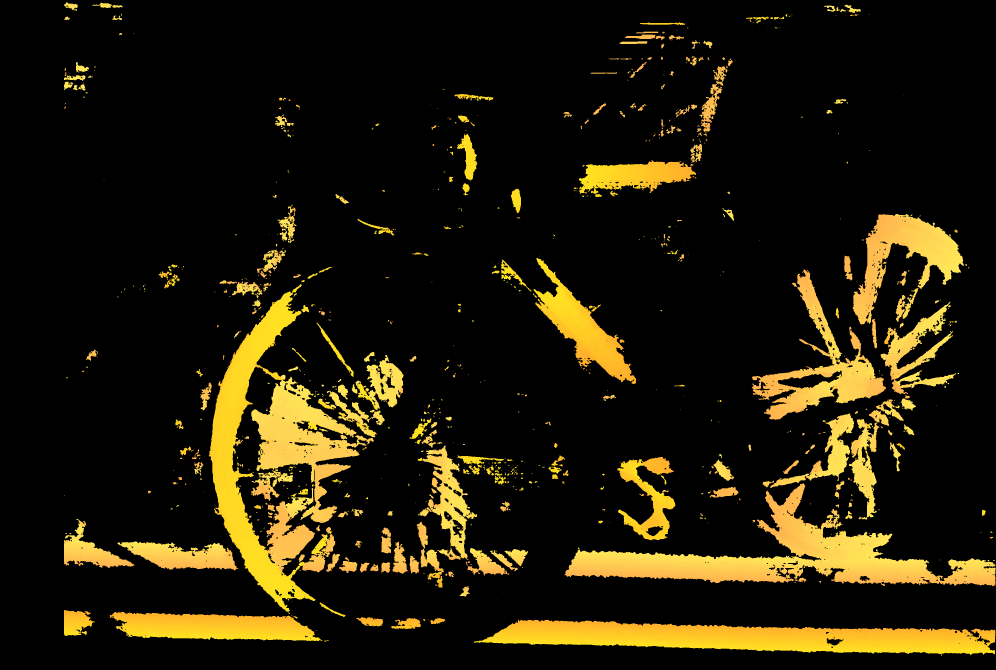
#> input picture main/down/img_1_uint8_2008x2988x3.png, 2988 x 2008 px, given in place of im0.png, which was not available (shown at 1/3 size)
$ python output.py
#> lines starting #> are read from the running program, lines starting #| are printed output that depends on the picture; pictures that were not available may be replaced by others from this repository, and a replacement may not be noted
#> in run_static, left is the input picture: shape (2008, 2988, 3); mean B, G, R 8.5, 27.5, 34
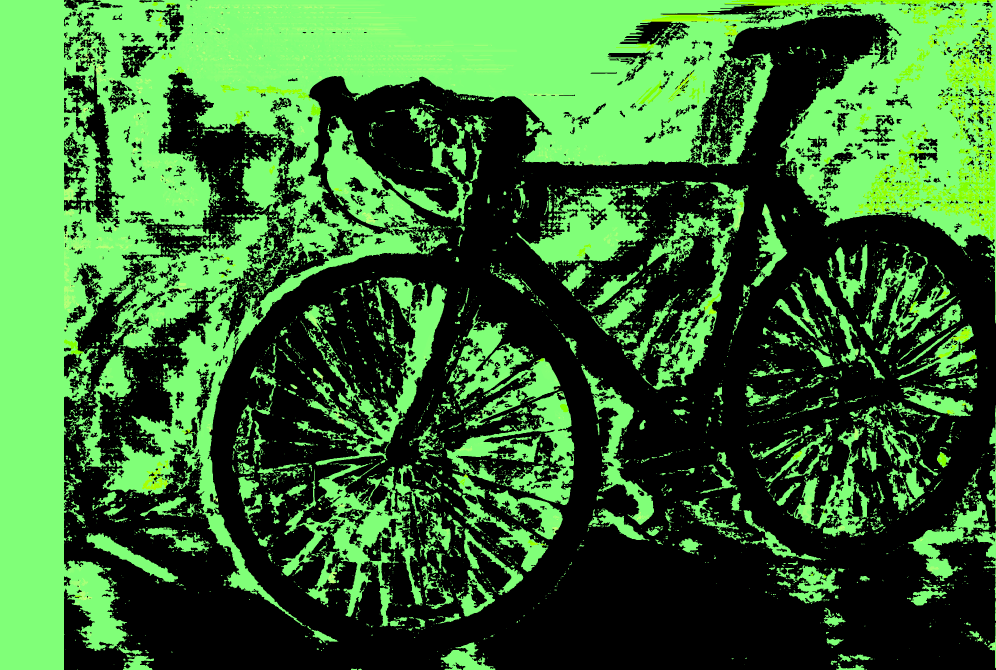
#> input picture main/down/img_2_uint8_2008x2988x3.png, 2988 x 2008 px, given in place of im1.png, which was not available (shown at 1/3 size)
#> in run_static, right is the input picture: shape (2008, 2988, 3); mean B, G, R 50.2, 110.2, 56
### depth_map.py
# depth_map.py

import cv2
import numpy as np

from input import (
    MODE,
    LEFT_IMAGE,
    RIGHT_IMAGE,
    LEFT_CAMERA_INDEX,
    RIGHT_CAMERA_INDEX
)


# =========================
# CONFIG
# =========================

FOCAL_LENGTH = 700      # pixels
BASELINE = 0.06         # meters


# =========================
# STEREO SGBM
# =========================

stereo = cv2.StereoSGBM_create(
    minDisparity=0,
    numDisparities=16 * 8,
    blockSize=5,
    P1=8 * 3 * 5**2,
    P2=32 * 3 * 5**2,
    disp12MaxDiff=1,
    uniquenessRatio=10,
    speckleWindowSize=100,
    speckleRange=32
)


# =========================
# DEPTH COMPUTATION
# =========================

def compute_depth(left_frame, right_frame):

    # Convert to grayscale
    gray_left = cv2.cvtColor(left_frame, cv2.COLOR_BGR2GRAY)
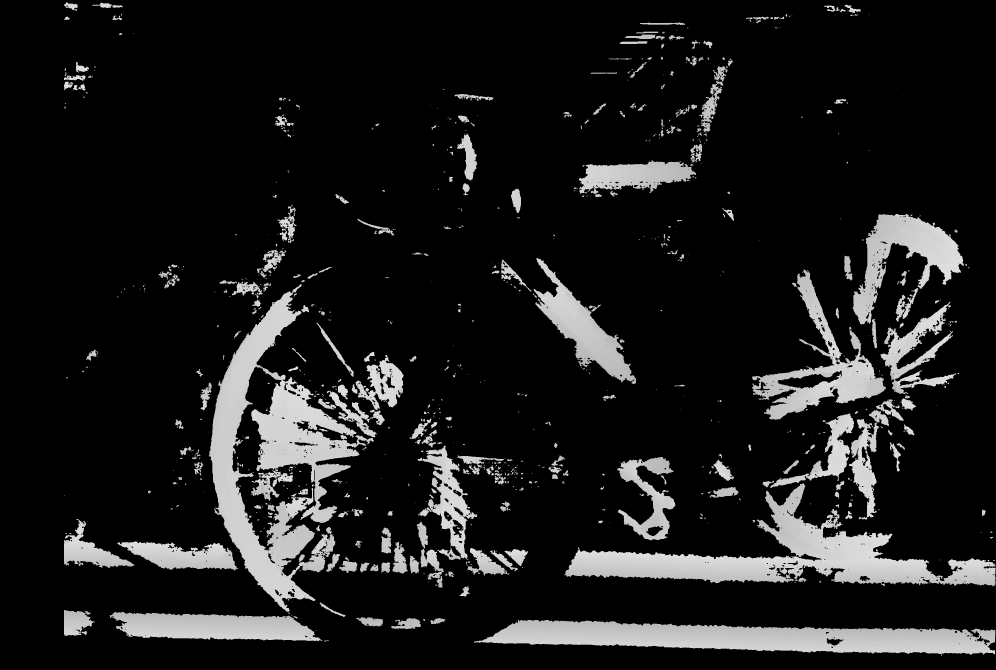
#> gray_left: shape (2008, 2988) (shown at 1/3 size); min 0, max 221, mean 27.3
    gray_right = cv2.cvtColor(right_frame, cv2.COLOR_BGR2GRAY)
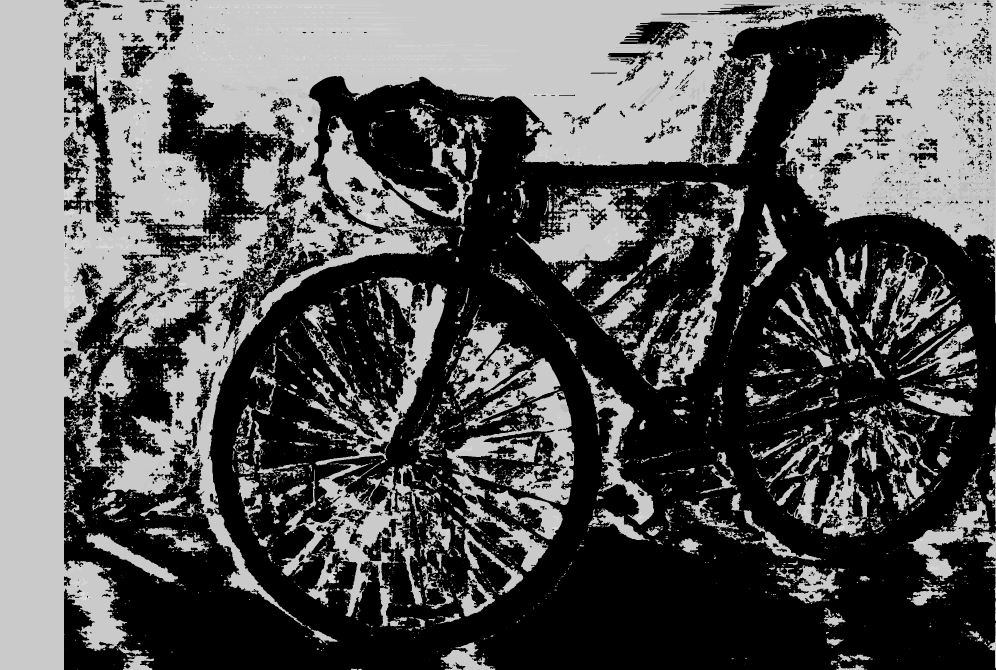
#> gray_right: shape (2008, 2988) (shown at 1/3 size); min 0, max 226, mean 87.3

    # Compute disparity
    disparity = stereo.compute(gray_left, gray_right).astype(np.float32)

    # OpenCV scales disparity by 16
    disparity = disparity / 16.0

    # Avoid division by zero
    disparity[disparity <= 0] = 0.1
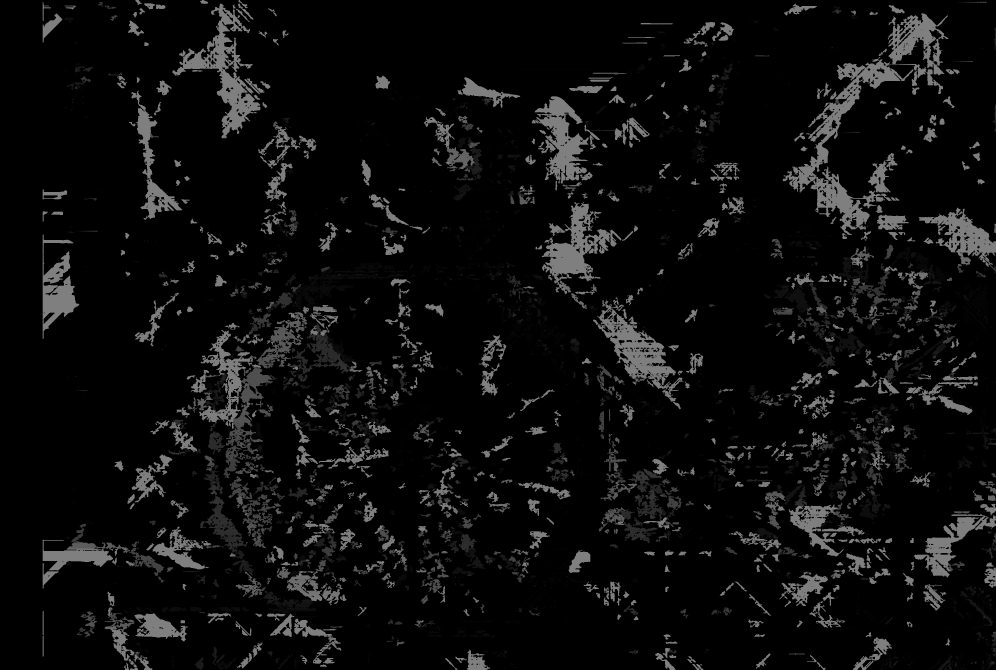
#> disparity: shape (2008, 2988) float32 (shown at 1/3 size); min 0.1, max 127, mean 12.8

    # Depth formula
    depth = (FOCAL_LENGTH * BASELINE) / disparity
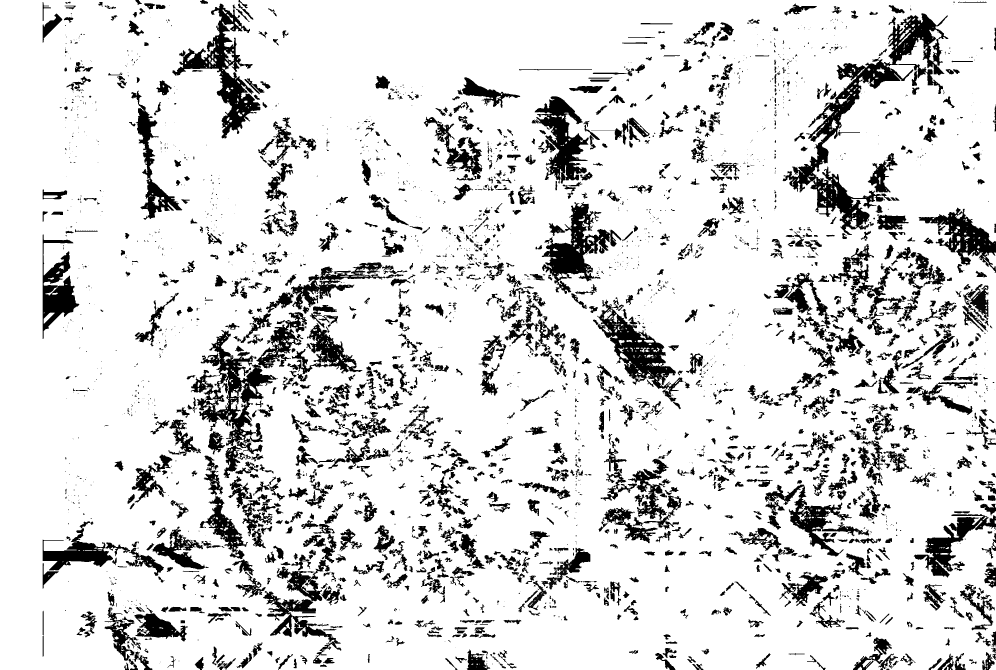
#> depth: shape (2008, 2988) float32 (shown at 1/3 size); min 0.331, max 420, mean 360.4; drawn with min black and max white

    # Normalize disparity for display
    disparity_display = cv2.normalize(
        disparity,
        None,
        0,
        255,
        cv2.NORM_MINMAX
    )

    disparity_display = np.uint8(disparity_display)

    # Apply color map
    disparity_colormap = cv2.applyColorMap(
        disparity_display,
        cv2.COLORMAP_JET
    )
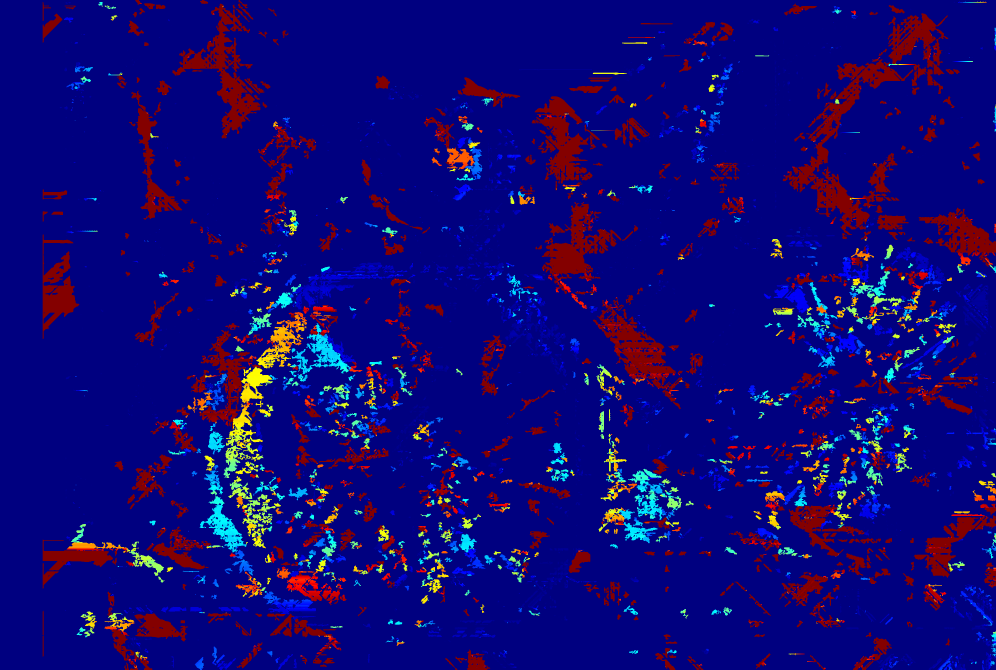
#> disparity_colormap: shape (2008, 2988, 3) (shown at 1/3 size); mean B, G, R 119.6, 7.6, 16

    return disparity_colormap, depth


# =========================
# STATIC MODE
# =========================

# [54 lines left out: functions run_static, run_live, not called in this run]


# =========================
# MAIN
# =========================

# [10 lines that do not run on import are left out]

### output.py
# stereo_viewer.py

import cv2
import numpy as np

from input import (
    MODE,
    LEFT_IMAGE,
    RIGHT_IMAGE,
    LEFT_CAMERA_INDEX,
    RIGHT_CAMERA_INDEX
)

from depth_map import compute_depth


# =========================
# GLOBALS
# =========================

clicked_x = None
clicked_y = None

current_depth_map = None
current_left_frame = None
current_right_frame = None
current_disparity_map = None


# =========================
# DRAW CROSSHAIR
# =========================

# [29 lines left out: functions draw_crosshair, mouse_callback, not called in this run]


# =========================
# BUILD DISPLAY
# =========================

def build_display():

    left_display = current_left_frame.copy()
    right_display = current_right_frame.copy()
    depth_display = current_disparity_map.copy()

    if clicked_x is not None and clicked_y is not None:

        depth_value = current_depth_map[clicked_y, clicked_x]

        label = (
            f"Depth: {depth_value:.2f} m"
        )

        draw_crosshair(
            left_display,
            clicked_x,
            clicked_y
        )

        draw_crosshair(
            right_display,
            clicked_x,
            clicked_y
        )

        draw_crosshair(
            depth_display,
            clicked_x,
            clicked_y
        )

        cv2.putText(
            left_display,
            label,
            (20, 40),
            cv2.FONT_HERSHEY_SIMPLEX,
            0.8,
            (0, 255, 0),
            2
        )

    combined = np.hstack([
        left_display,
        right_display,
        depth_display
    ])
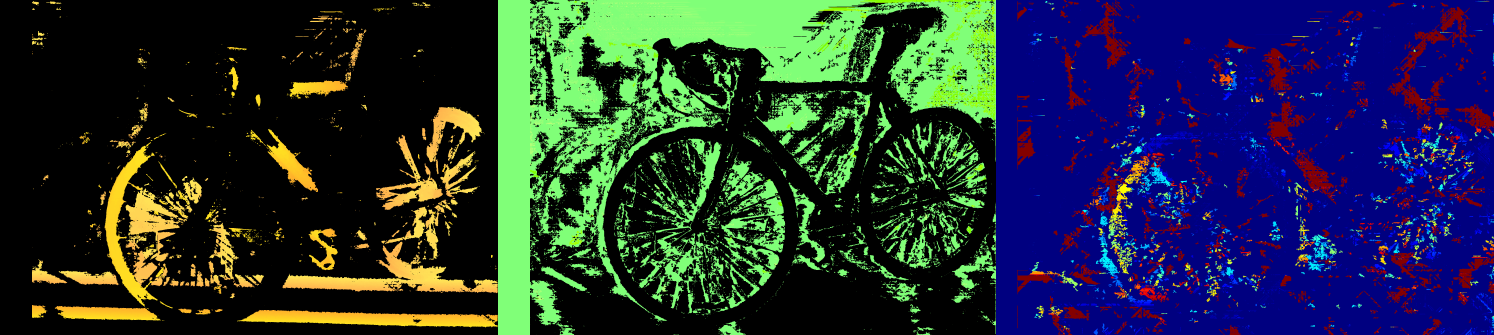
#> combined: shape (2008, 8964, 3) (shown at 1/6 size); mean B, G, R 59.4, 48.4, 35.3

    return combined


# =========================
# STATIC MODE
# =========================

def run_static():

    global current_left_frame
    global current_right_frame
    global current_depth_map
    global current_disparity_map

    left = cv2.imread(LEFT_IMAGE)
    right = cv2.imread(RIGHT_IMAGE)

    if left is None or right is None:
        raise FileNotFoundError("Could not load images.")

    disparity_map, depth_map = compute_depth(
        left,
        right
    )

    current_left_frame = left
    current_right_frame = right
    current_depth_map = depth_map
    current_disparity_map = disparity_map

    cv2.namedWindow("Stereo Depth Viewer")
    cv2.setMouseCallback(
        "Stereo Depth Viewer",
        mouse_callback
    )

    while True:

        display = build_display()

        cv2.imshow(
            "Stereo Depth Viewer",
            display
        )

        if cv2.waitKey(1) & 0xFF == ord("q"):
#> (key q is pressed here)
            break

    cv2.destroyAllWindows()


# =========================
# LIVE MODE
# =========================

# [65 lines left out: function run_live, not called in this run]


# =========================
# MAIN
# =========================

if __name__ == "__main__":

    if MODE == "static":
        run_static()

    elif MODE == "live":
        run_live()

    else:
        print("Invalid MODE")
